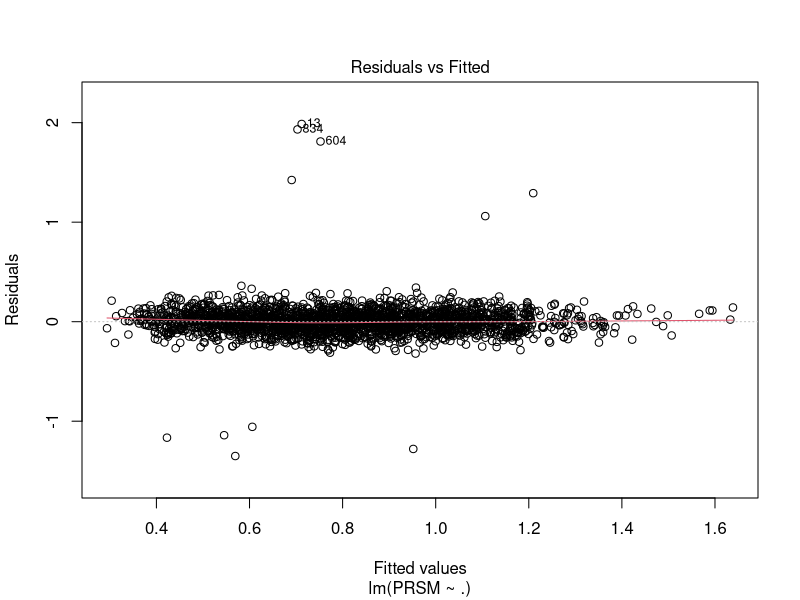
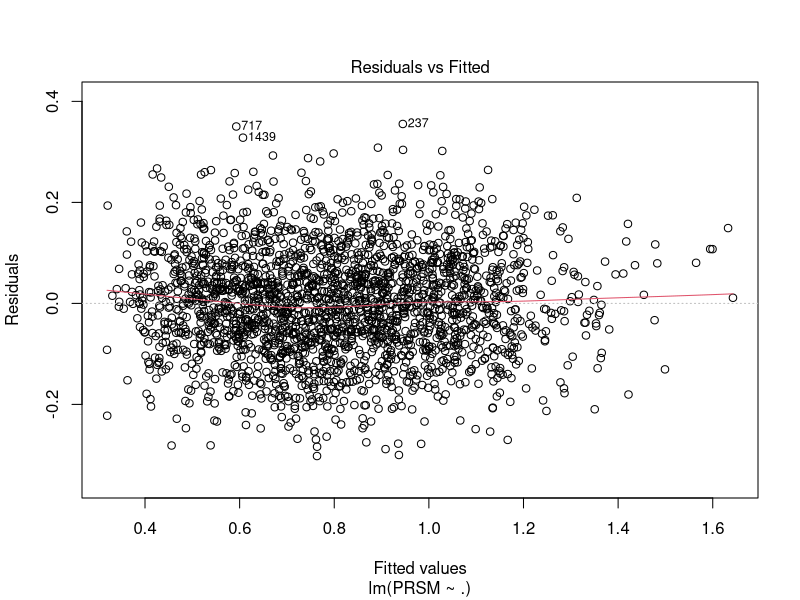
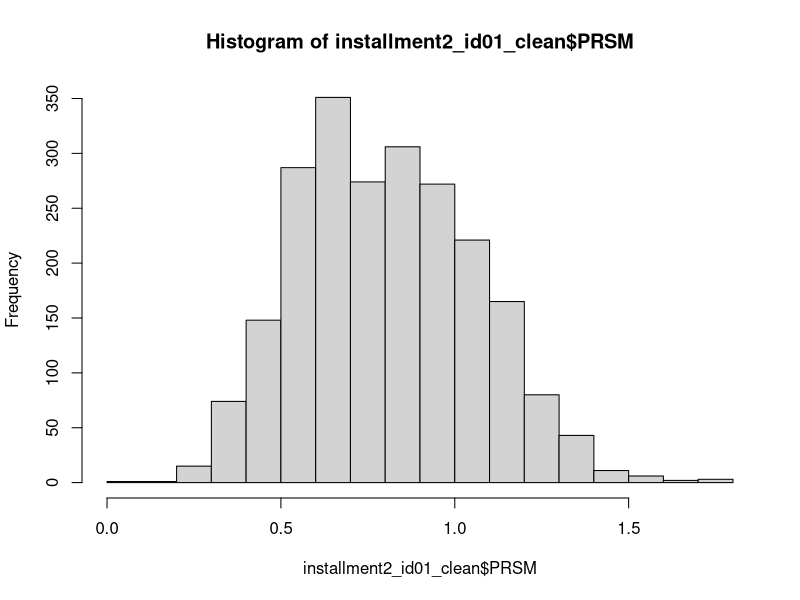

Source code (R) for these figures, in order:
rm(list = ls())

# install the environment 
library(tidyverse)

# read the data
installment2_id01 = read.csv("installment2_id01.csv")

# make NAICS, WomanOwned, FICO categorical variables
# add the chance of delinquency
installment2_id01 = installment2_id01 %>%
  mutate(NAICS = as.factor(NAICS),
         WomanOwned = as.factor(WomanOwned),
         FICO = case_when(
           (300 <= FICO)&(FICO <= 579) ~ "Poor",
           (580 <= FICO)&(FICO <= 669) ~ "Fair",
           (670 <= FICO)&(FICO <= 739) ~ "Good",
           (740 <= FICO)&(FICO <= 799) ~ "Very Good",
           (800 <= FICO)&(FICO <= 850) ~ "Excellent",
         ))


model = lm(PRSM ~. , data = installment2_id01)
installment2_id01$residual=residuals(model)

plot(model,1)

# remove 11 outliers observed in the plot (abs(residual)>=1)
installment2_id01_clean = installment2_id01 %>% 
  filter(abs(residual)<=1) %>% 
  select(-residual) 

model_clean = lm(PRSM ~. , data = installment2_id01_clean)

plot(model_clean,1)

summary(model_clean)

summary(installment2_id01_clean$PRSM)
hist(installment2_id01_clean$PRSM)

# 1. Model with p_delinquent ####

installment2_id01_clean_1 = installment2_id01_clean %>% 
  mutate(p_delinquent = Num_Delinquent/Num_CreditLines)
